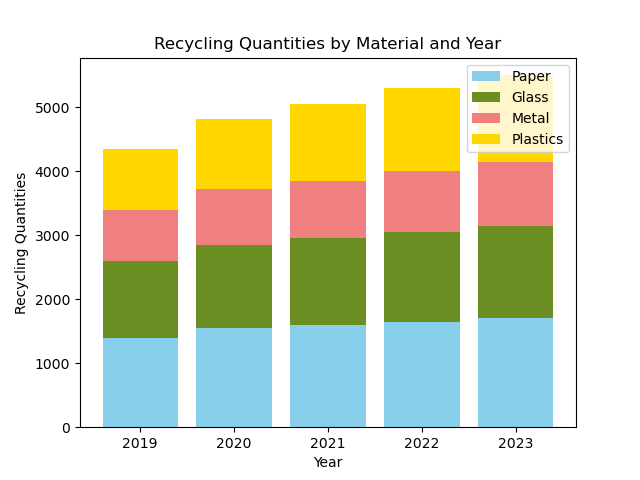

The Python source for this figure:

import matplotlib.pyplot as plt

# Data from the provided table
data = [
    {'Year': 2019, 'Paper': 1400, 'Glass': 1200, 'Metal': 800, 'Plastics': 950},
    {'Year': 2020, 'Paper': 1550, 'Glass': 1300, 'Metal': 870, 'Plastics': 1100},
    {'Year': 2021, 'Paper': 1600, 'Glass': 1350, 'Metal': 900, 'Plastics': 1200},
    {'Year': 2022, 'Paper': 1650, 'Glass': 1400, 'Metal': 950, 'Plastics': 1300},
    {'Year': 2023, 'Paper': 1700, 'Glass': 1450, 'Metal': 1000, 'Plastics': 1350}
]

# Extracting information for each category
years = [item['Year'] for item in data]
papers = [item['Paper'] for item in data]
glasses = [item['Glass'] for item in data]
metals = [item['Metal'] for item in data]
plastics = [item['Plastics'] for item in data]

# Defining the bottom of each stack
bottom_glass = papers
bottom_metal = [p + g for p, g in zip(papers, glasses)]
bottom_plastics = [p + g + m for p, g, m in zip(papers, glasses, metals)]

# Stacked bar chart
plt.bar(years, papers, label='Paper', color='skyblue')
plt.bar(years, glasses, bottom=bottom_glass, label='Glass', color='olivedrab')
plt.bar(years, metals, bottom=bottom_metal, label='Metal', color='lightcoral')
plt.bar(years, plastics, bottom=bottom_plastics, label='Plastics', color='gold')

# Adding lables, title, and custom x-axis ticks
plt.xlabel('Year')
plt.ylabel('Recycling Quantities')
plt.title('Recycling Quantities by Material and Year')
plt.xticks(years, [str(year) for year in years])

# Adding a legend
plt.legend()

# Display the plot
plt.show()
